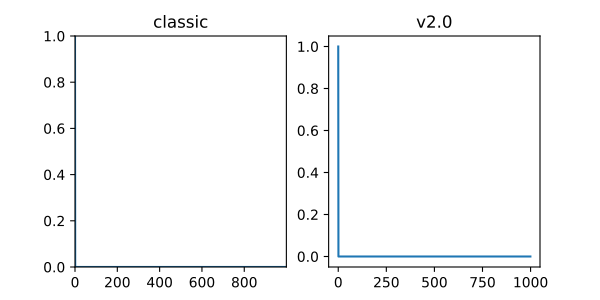

This figure's Python source:
import matplotlib as mpl
import matplotlib.pyplot as plt
import numpy

data = np.zeros(1000)
data[0] = 1

fig = plt.figure(figsize=(6, 3))

def demo(fig, rc, title, j):
    with mpl.rc_context(rc=rc):
        ax = fig.add_subplot(1, 2, j)
        ax.plot(data)
        ax.set_title(title)

demo(fig, {'axes.autolimit_mode': 'round_numbers',
           'axes.xmargin': 0,
           'axes.ymargin': 0}, 'classic', 1)
demo(fig, {}, 'v2.0', 2)
